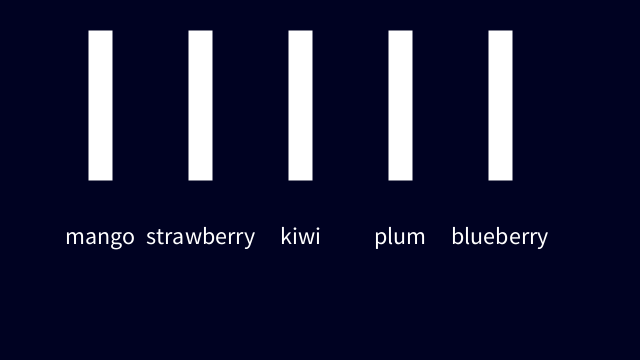
Frame 1 (no input)
Frame 60 (the mouse pressed at the canvas centre just before this capture): identical to frame 1, image omitted
Frame 120 (the mouse held since frame 60 and released just before this capture): identical to frame 1, image omitted

The Processing sketch that drew this single still picture (run headless with seeded random() and noise(); from frame 60 on, the mouse is pressed at the canvas centre):

// Processing sketch: array
// ── array.pde
int[] fruitInventory={150,150,150,150,150};
String[] fruitNames={"mango","strawberry","kiwi","plum","blueberry"};
int index =0;
void setup(){
  size(640,360);
}
void mousePressed(){
index =index + 1;
}
void draw() {
background(546);
strokeWeight(24);
stroke(255);
strokeCap(SQUARE);
textAlign(CENTER);
textSize(24);
fill(255);


for(int i=0; i<5; i++){
int x=100 + i*100;
line(x,height/2,x ,height/2-+ fruitInventory[i]);
text(fruitNames[i],x,height/2+64);
}
}
